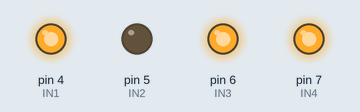
Recording of a sketch running on a simulated Arduino Uno, built with avr-gcc and run on an emulated ATmega328P. Shown: output pins drawn as LEDs (lit = HIGH).

Above: at 0.05 s.
At 0.65 s:
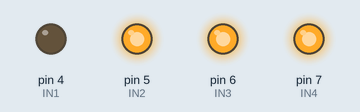
At 1.35 s:
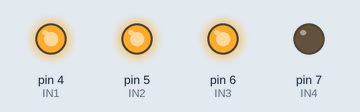
At 2.75 s:
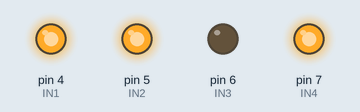
Timing chart, 0 to 3.0 s (numbered marks = the images above):
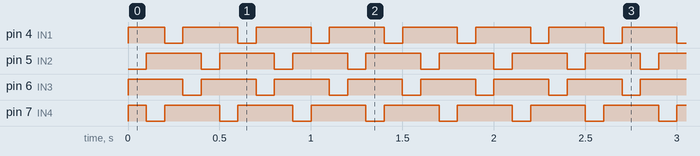

Measured:
- by itself, pin 4 (IN1), pin 7 (IN4): repeats every 0.40 s: LOW 0.10 s, HIGH 0.30 s
- by itself, pin 5 (IN2), pin 6 (IN3): alternates HIGH for 0.30 s and LOW for 0.10 s

The sketch:

StepperWave.ino
```cpp
int IN1 = 4;
int IN2 = 5;
int IN3 = 6;
int IN4 = 7;

void setup() {
  // put your setup code here, to run once:
  pinMode(IN1, OUTPUT);
  pinMode(IN2, OUTPUT);
  pinMode(IN3, OUTPUT);
  pinMode(IN4, OUTPUT);
}

void loop() {
  // put your main code here, to run repeatedly:
  // Rotate Phase A clockwise
  digitalWrite(IN1, HIGH);
  digitalWrite(IN2, LOW);
  //Phase B OFF
  digitalWrite(IN3, HIGH);
  digitalWrite(IN4, HIGH);
  delay(100);

  // Phase B counter clockwise
  digitalWrite(IN3, HIGH);
  digitalWrite(IN4, LOW);
  //Phase A OFF
  digitalWrite(IN1, HIGH);
  digitalWrite(IN2, HIGH);
  delay(100);

  // Rotate Phase A counter-clockwise
  digitalWrite(IN1, LOW);
  digitalWrite(IN2, HIGH);
  //Phase B OFF
  digitalWrite(IN3, HIGH);
  digitalWrite(IN4, HIGH);
  delay(100);

  // Phase B counterclockwise
  digitalWrite(IN3, LOW);
  digitalWrite(IN4, HIGH);
  // Phase A OFF
  digitalWrite(IN1, HIGH);
  digitalWrite(IN2, HIGH);
  delay(100);

}
```
